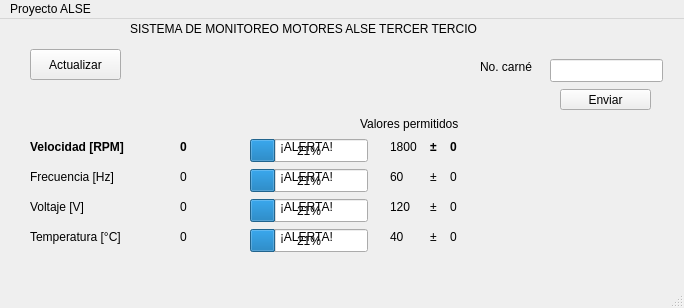
<?xml version="1.0" encoding="UTF-8"?>
<ui version="4.0">
 <class>Proyecto3</class>
 <widget class="QMainWindow" name="Proyecto3">
  <property name="geometry">
   <rect>
    <x>0</x>
    <y>0</y>
    <width>684</width>
    <height>308</height>
   </rect>
  </property>
  <property name="windowTitle">
   <string>Proyecto3</string>
  </property>
  <widget class="QWidget" name="centralwidget">
   <widget class="QPushButton" name="Btnactu">
    <property name="enabled">
     <bool>true</bool>
    </property>
    <property name="geometry">
     <rect>
      <x>30</x>
      <y>30</y>
      <width>91</width>
      <height>31</height>
     </rect>
    </property>
    <property name="text">
     <string>Actualizar</string>
    </property>
   </widget>
   <widget class="QLabel" name="label">
    <property name="geometry">
     <rect>
      <x>130</x>
      <y>0</y>
      <width>361</width>
      <height>21</height>
     </rect>
    </property>
    <property name="text">
     <string>SISTEMA DE MONITOREO MOTORES ALSE TERCER TERCIO</string>
    </property>
    <property name="textFormat">
     <enum>Qt::RichText</enum>
    </property>
   </widget>
   <widget class="QLabel" name="label_2">
    <property name="geometry">
     <rect>
      <x>480</x>
      <y>40</y>
      <width>65</width>
      <height>15</height>
     </rect>
    </property>
    <property name="text">
     <string>No. carné</string>
    </property>
   </widget>
   <widget class="QLineEdit" name="LEcarne">
    <property name="geometry">
     <rect>
      <x>550</x>
      <y>40</y>
      <width>113</width>
      <height>23</height>
     </rect>
    </property>
   </widget>
   <widget class="QPushButton" name="Btnenviar">
    <property name="geometry">
     <rect>
      <x>560</x>
      <y>70</y>
      <width>91</width>
      <height>21</height>
     </rect>
    </property>
    <property name="text">
     <string>Enviar</string>
    </property>
   </widget>
   <widget class="QProgressBar" name="PBvel">
    <property name="enabled">
     <bool>true</bool>
    </property>
    <property name="geometry">
     <rect>
      <x>250</x>
      <y>120</y>
      <width>118</width>
      <height>23</height>
     </rect>
    </property>
    <property name="font">
     <font>
      <underline>false</underline>
      <strikeout>false</strikeout>
     </font>
    </property>
    <property name="maximum">
     <number>110</number>
    </property>
    <property name="value">
     <number>24</number>
    </property>
   </widget>
   <widget class="QProgressBar" name="PBfrec">
    <property name="enabled">
     <bool>true</bool>
    </property>
    <property name="geometry">
     <rect>
      <x>250</x>
      <y>150</y>
      <width>118</width>
      <height>23</height>
     </rect>
    </property>
    <property name="maximum">
     <number>110</number>
    </property>
    <property name="value">
     <number>24</number>
    </property>
   </widget>
   <widget class="QProgressBar" name="PBtemp">
    <property name="enabled">
     <bool>true</bool>
    </property>
    <property name="geometry">
     <rect>
      <x>250</x>
      <y>210</y>
      <width>118</width>
      <height>23</height>
     </rect>
    </property>
    <property name="maximum">
     <number>110</number>
    </property>
    <property name="value">
     <number>24</number>
    </property>
   </widget>
   <widget class="QProgressBar" name="PBvol">
    <property name="enabled">
     <bool>true</bool>
    </property>
    <property name="geometry">
     <rect>
      <x>250</x>
      <y>180</y>
      <width>118</width>
      <height>23</height>
     </rect>
    </property>
    <property name="maximum">
     <number>110</number>
    </property>
    <property name="value">
     <number>24</number>
    </property>
   </widget>
   <widget class="QLabel" name="label_3">
    <property name="enabled">
     <bool>true</bool>
    </property>
    <property name="geometry">
     <rect>
      <x>30</x>
      <y>120</y>
      <width>111</width>
      <height>16</height>
     </rect>
    </property>
    <property name="font">
     <font>
      <weight>75</weight>
      <bold>true</bold>
     </font>
    </property>
    <property name="text">
     <string>Velocidad [RPM]</string>
    </property>
   </widget>
   <widget class="QLabel" name="label_4">
    <property name="enabled">
     <bool>true</bool>
    </property>
    <property name="geometry">
     <rect>
      <x>30</x>
      <y>150</y>
      <width>111</width>
      <height>16</height>
     </rect>
    </property>
    <property name="text">
     <string>Frecuencia [Hz]</string>
    </property>
   </widget>
   <widget class="QLabel" name="label_5">
    <property name="enabled">
     <bool>true</bool>
    </property>
    <property name="geometry">
     <rect>
      <x>30</x>
      <y>180</y>
      <width>101</width>
      <height>16</height>
     </rect>
    </property>
    <property name="text">
     <string>Voltaje [V]</string>
    </property>
   </widget>
   <widget class="QLabel" name="label_7">
    <property name="enabled">
     <bool>true</bool>
    </property>
    <property name="geometry">
     <rect>
      <x>30</x>
      <y>210</y>
      <width>121</width>
      <height>16</height>
     </rect>
    </property>
    <property name="text">
     <string>Temperatura [°C]</string>
    </property>
   </widget>
   <widget class="QLabel" name="Lerror">
    <property name="enabled">
     <bool>false</bool>
    </property>
    <property name="geometry">
     <rect>
      <x>140</x>
      <y>50</y>
      <width>321</width>
      <height>21</height>
     </rect>
    </property>
    <property name="font">
     <font>
      <weight>75</weight>
      <bold>true</bold>
     </font>
    </property>
    <property name="text">
     <string/>
    </property>
   </widget>
   <widget class="QLabel" name="LTt">
    <property name="enabled">
     <bool>true</bool>
    </property>
    <property name="geometry">
     <rect>
      <x>450</x>
      <y>210</y>
      <width>16</width>
      <height>16</height>
     </rect>
    </property>
    <property name="text">
     <string>0</string>
    </property>
   </widget>
   <widget class="QLabel" name="LTvolt">
    <property name="enabled">
     <bool>true</bool>
    </property>
    <property name="geometry">
     <rect>
      <x>450</x>
      <y>180</y>
      <width>16</width>
      <height>16</height>
     </rect>
    </property>
    <property name="text">
     <string>0</string>
    </property>
   </widget>
   <widget class="QLabel" name="LTv">
    <property name="enabled">
     <bool>true</bool>
    </property>
    <property name="geometry">
     <rect>
      <x>450</x>
      <y>120</y>
      <width>21</width>
      <height>16</height>
     </rect>
    </property>
    <property name="font">
     <font>
      <weight>75</weight>
      <bold>true</bold>
     </font>
    </property>
    <property name="text">
     <string>0</string>
    </property>
   </widget>
   <widget class="QLabel" name="LTf">
    <property name="enabled">
     <bool>true</bool>
    </property>
    <property name="geometry">
     <rect>
      <x>450</x>
      <y>150</y>
      <width>16</width>
      <height>16</height>
     </rect>
    </property>
    <property name="text">
     <string>0</string>
    </property>
   </widget>
   <widget class="QLabel" name="LTv_2">
    <property name="enabled">
     <bool>true</bool>
    </property>
    <property name="geometry">
     <rect>
      <x>430</x>
      <y>120</y>
      <width>16</width>
      <height>16</height>
     </rect>
    </property>
    <property name="font">
     <font>
      <weight>75</weight>
      <bold>true</bold>
     </font>
    </property>
    <property name="text">
     <string>±</string>
    </property>
   </widget>
   <widget class="QLabel" name="LTt_2">
    <property name="enabled">
     <bool>true</bool>
    </property>
    <property name="geometry">
     <rect>
      <x>430</x>
      <y>210</y>
      <width>16</width>
      <height>16</height>
     </rect>
    </property>
    <property name="text">
     <string>±</string>
    </property>
   </widget>
   <widget class="QLabel" name="LTf_2">
    <property name="enabled">
     <bool>true</bool>
    </property>
    <property name="geometry">
     <rect>
      <x>430</x>
      <y>150</y>
      <width>16</width>
      <height>16</height>
     </rect>
    </property>
    <property name="text">
     <string>±</string>
    </property>
   </widget>
   <widget class="QLabel" name="LTvolt_2">
    <property name="enabled">
     <bool>true</bool>
    </property>
    <property name="geometry">
     <rect>
      <x>430</x>
      <y>180</y>
      <width>16</width>
      <height>16</height>
     </rect>
    </property>
    <property name="text">
     <string>±</string>
    </property>
   </widget>
   <widget class="QLabel" name="Lvel">
    <property name="enabled">
     <bool>true</bool>
    </property>
    <property name="geometry">
     <rect>
      <x>180</x>
      <y>120</y>
      <width>51</width>
      <height>16</height>
     </rect>
    </property>
    <property name="font">
     <font>
      <weight>75</weight>
      <bold>true</bold>
     </font>
    </property>
    <property name="text">
     <string>0</string>
    </property>
   </widget>
   <widget class="QLabel" name="Ltemp">
    <property name="enabled">
     <bool>true</bool>
    </property>
    <property name="geometry">
     <rect>
      <x>180</x>
      <y>210</y>
      <width>51</width>
      <height>16</height>
     </rect>
    </property>
    <property name="text">
     <string>0</string>
    </property>
   </widget>
   <widget class="QLabel" name="Lfrec">
    <property name="enabled">
     <bool>true</bool>
    </property>
    <property name="geometry">
     <rect>
      <x>180</x>
      <y>150</y>
      <width>51</width>
      <height>16</height>
     </rect>
    </property>
    <property name="text">
     <string>0</string>
    </property>
   </widget>
   <widget class="QLabel" name="Lvolt">
    <property name="enabled">
     <bool>true</bool>
    </property>
    <property name="geometry">
     <rect>
      <x>180</x>
      <y>180</y>
      <width>51</width>
      <height>16</height>
     </rect>
    </property>
    <property name="text">
     <string>0</string>
    </property>
   </widget>
   <widget class="QLabel" name="Ltiemp">
    <property name="enabled">
     <bool>true</bool>
    </property>
    <property name="geometry">
     <rect>
      <x>450</x>
      <y>240</y>
      <width>211</width>
      <height>16</height>
     </rect>
    </property>
    <property name="text">
     <string/>
    </property>
   </widget>
   <widget class="QLabel" name="label_6">
    <property name="geometry">
     <rect>
      <x>390</x>
      <y>120</y>
      <width>65</width>
      <height>15</height>
     </rect>
    </property>
    <property name="text">
     <string>1800</string>
    </property>
   </widget>
   <widget class="QLabel" name="label_8">
    <property name="geometry">
     <rect>
      <x>390</x>
      <y>150</y>
      <width>65</width>
      <height>15</height>
     </rect>
    </property>
    <property name="text">
     <string>60</string>
    </property>
   </widget>
   <widget class="QLabel" name="label_9">
    <property name="geometry">
     <rect>
      <x>390</x>
      <y>180</y>
      <width>65</width>
      <height>15</height>
     </rect>
    </property>
    <property name="text">
     <string>120</string>
    </property>
   </widget>
   <widget class="QLabel" name="label_11">
    <property name="geometry">
     <rect>
      <x>390</x>
      <y>210</y>
      <width>65</width>
      <height>15</height>
     </rect>
    </property>
    <property name="text">
     <string>40</string>
    </property>
   </widget>
   <widget class="QLabel" name="label_10">
    <property name="geometry">
     <rect>
      <x>360</x>
      <y>89</y>
      <width>131</width>
      <height>31</height>
     </rect>
    </property>
    <property name="text">
     <string>Valores permitidos</string>
    </property>
   </widget>
   <widget class="QLabel" name="label_12">
    <property name="geometry">
     <rect>
      <x>280</x>
      <y>120</y>
      <width>65</width>
      <height>15</height>
     </rect>
    </property>
    <property name="text">
     <string>¡ALERTA!</string>
    </property>
   </widget>
   <widget class="QLabel" name="label_13">
    <property name="geometry">
     <rect>
      <x>280</x>
      <y>150</y>
      <width>65</width>
      <height>15</height>
     </rect>
    </property>
    <property name="text">
     <string>¡ALERTA!</string>
    </property>
   </widget>
   <widget class="QLabel" name="label_14">
    <property name="geometry">
     <rect>
      <x>280</x>
      <y>180</y>
      <width>65</width>
      <height>15</height>
     </rect>
    </property>
    <property name="text">
     <string>¡ALERTA!</string>
    </property>
   </widget>
   <widget class="QLabel" name="label_15">
    <property name="geometry">
     <rect>
      <x>280</x>
      <y>210</y>
      <width>65</width>
      <height>15</height>
     </rect>
    </property>
    <property name="text">
     <string>¡ALERTA!</string>
    </property>
   </widget>
   <widget class="QPushButton" name="Btncarga">
    <property name="enabled">
     <bool>true</bool>
    </property>
    <property name="geometry">
     <rect>
      <x>1020</x>
      <y>140</y>
      <width>91</width>
      <height>31</height>
     </rect>
    </property>
    <property name="text">
     <string>Actualizar</string>
    </property>
   </widget>
  </widget>
  <widget class="QMenuBar" name="menubar">
   <property name="geometry">
    <rect>
     <x>0</x>
     <y>0</y>
     <width>684</width>
     <height>20</height>
    </rect>
   </property>
   <widget class="QMenu" name="menuProyecto_ALSE">
    <property name="title">
     <string>Proyecto ALSE</string>
    </property>
   </widget>
   <addaction name="menuProyecto_ALSE"/>
  </widget>
  <widget class="QStatusBar" name="statusbar"/>
 </widget>
 <resources/>
 <connections/>
</ui>
